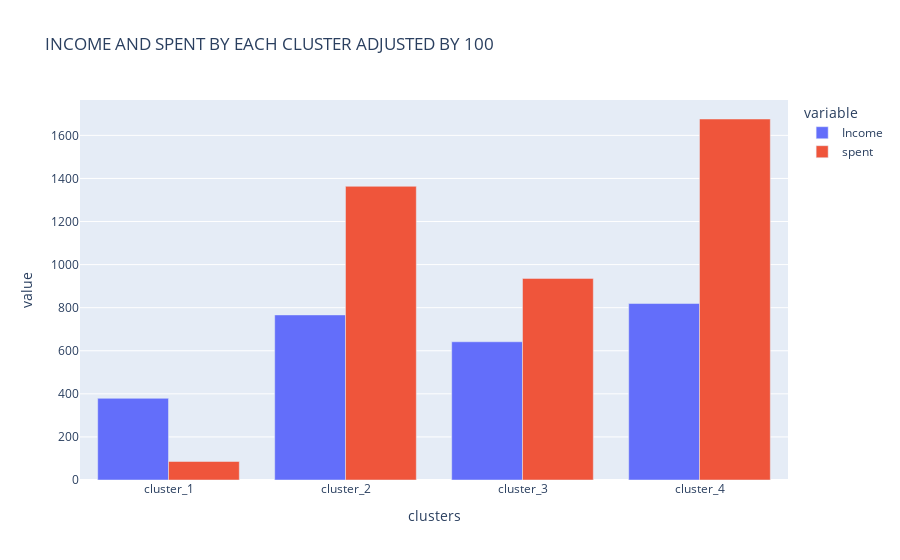

Source (notebook cell):
### Code cell
def get_criteria(col1, col2, norm = 100):
       df1 = data[['clusters',col1]].groupby(['clusters']).median()
       df1.reset_index(inplace= True)
       df2 = data[['clusters',col2]].groupby(['clusters']).median()
       df2.reset_index(inplace= True)

       income_spent = pd.merge(df1,df2, on='clusters', how = 'inner')
       if col1 == 'Income' or col2 == 'Income':
              income_spent[col1] = [x/norm for x in income_spent[col1]]
       chart = px.bar(data_frame=income_spent, x = 'clusters', y = [col1,col2],
              barmode='group',
              title = f"{col1.upper()} AND {col2.upper()} BY EACH CLUSTER ADJUSTED BY {str(norm)}")
       
       return chart

get_criteria(col1='Income', col2 = 'spent')

### Figure 1 — Plotly figure (JSON) as saved in the notebook; plotly's stock layout.template omitted (floating-point values rounded to 4 significant figures)
{"data": [{"alignmentgroup": "True", "hovertemplate": "variable=Income<br>clusters=%{x}<br>value=%{y}<extra></extra>", "legendgroup": "Income", "marker": {"color": "#636efa", "pattern": {"shape": ""}}, "name": "Income", "offsetgroup": "Income", "orientation": "v", "showlegend": true, "textposition": "auto", "type": "bar", "x": ["cluster_1", "cluster_2", "cluster_3", "cluster_4"], "xaxis": "x", "y": [379.1, 766.4, 641.8, 819.3], "yaxis": "y"}, {"alignmentgroup": "True", "hovertemplate": "variable=spent<br>clusters=%{x}<br>value=%{y}<extra></extra>", "legendgroup": "spent", "marker": {"color": "#EF553B", "pattern": {"shape": ""}}, "name": "spent", "offsetgroup": "spent", "orientation": "v", "showlegend": true, "textposition": "auto", "type": "bar", "x": ["cluster_1", "cluster_2", "cluster_3", "cluster_4"], "xaxis": "x", "y": [86, 1364.0, 936, 1676], "yaxis": "y"}], "layout": {"barmode": "group", "legend": {"title": {"text": "variable"}, "tracegroupgap": 0}, "title": {"text": "INCOME AND SPENT BY EACH CLUSTER ADJUSTED BY 100"}, "xaxis": {"anchor": "y", "domain": [0, 1], "title": {"text": "clusters"}}, "yaxis": {"anchor": "x", "domain": [0, 1], "title": {"text": "value"}}}}
